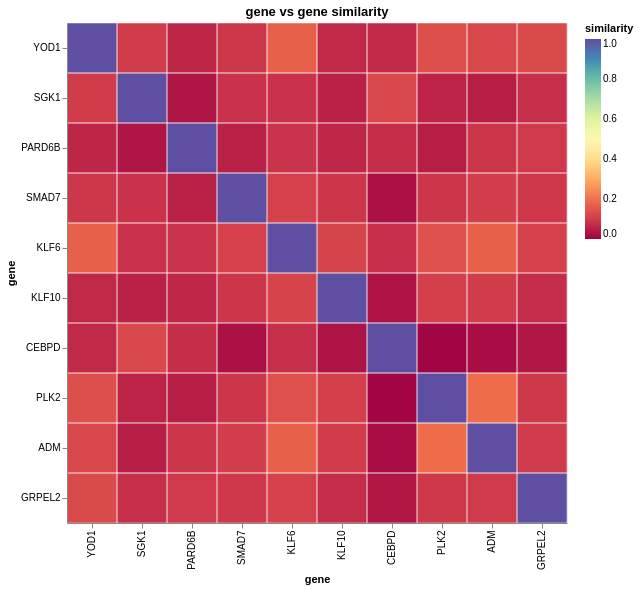

This figure's notebook cell:
### Code cell
df1 = data.similarities["gene_gene_sim_ntr"]
plot_heatmap(df1, "gene")

### Figure 1 — Vega-Lite specification as saved in the notebook (floating-point values rounded to 4 significant figures)
{"config": {"view": {"continuousWidth": 300, "continuousHeight": 300}}, "layer": [{"mark": {"type": "rect"}, "encoding": {"color": {"field": "similarity", "legend": {"title": "similarity"}, "scale": {"domain": [0, 1], "scheme": "spectral"}, "type": "quantitative"}, "x": {"field": "index", "sort": null, "title": "gene", "type": "nominal"}, "y": {"field": "variable", "sort": null, "title": "gene", "type": "nominal"}}, "title": "gene vs gene similarity"}, {"mark": {"type": "rect", "fill": "transparent", "stroke": "white", "strokeWidth": 0.5}, "encoding": {"tooltip": [{"field": "index", "title": "gene x", "type": "nominal"}, {"field": "variable", "title": "gene y", "type": "nominal"}, {"field": "similarity", "format": ".3f", "title": "similarity", "type": "quantitative"}], "x": {"field": "index", "sort": null, "type": "nominal"}, "y": {"field": "variable", "sort": null, "type": "nominal"}}, "title": "gene vs gene similarity"}], "data": {"name": "data-efab108584c1e9b643cc28d5e80c9d20"}, "height": {"step": 50}, "width": {"step": 50}, "$schema": "https://vega.github.io/schema/vega-lite/v6.1.0.json", "datasets": {"data-efab108584c1e9b643cc28d5e80c9d20": [{"index": "YOD1", "variable": "YOD1", "similarity": 1.0}, {"index": "SGK1", "variable": "YOD1", "similarity": 0.1001}, {"index": "PARD6B", "variable": "YOD1", "similarity": 0.06257}, {"index": "SMAD7", "variable": "YOD1", "similarity": 0.09171}, {"index": "KLF6", "variable": "YOD1", "similarity": 0.1691}, {"index": "KLF10", "variable": "YOD1", "similarity": 0.06595}, {"index": "CEBPD", "variable": "YOD1", "similarity": 0.06723}, {"index": "PLK2", "variable": "YOD1", "similarity": 0.1364}, {"index": "ADM", "variable": "YOD1", "similarity": 0.1226}, {"index": "GRPEL2", "variable": "YOD1", "similarity": 0.1271}, {"index": "YOD1", "variable": "SGK1", "similarity": 0.1001}, {"index": "SGK1", "variable": "SGK1", "similarity": 1.0}, {"index": "PARD6B", "variable": "SGK1", "similarity": 0.03612}, {"index": "SMAD7", "variable": "SGK1", "similarity": 0.08364}, {"index": "KLF6", "variable": "SGK1", "similarity": 0.08334}, {"index": "KLF10", "variable": "SGK1", "similarity": 0.05383}, {"index": "CEBPD", "variable": "SGK1", "similarity": 0.1251}, {"index": "PLK2", "variable": "SGK1", "similarity": 0.05793}, {"index": "ADM", "variable": "SGK1", "similarity": 0.04956}, {"index": "GRPEL2", "variable": "SGK1", "similarity": 0.07737}, {"index": "YOD1", "variable": "PARD6B", "similarity": 0.06257}, {"index": "SGK1", "variable": "PARD6B", "similarity": 0.03612}, {"index": "PARD6B", "variable": "PARD6B", "similarity": 1.0}, {"index": "SMAD7", "variable": "PARD6B", "similarity": 0.05467}, {"index": "KLF6", "variable": "PARD6B", "similarity": 0.0858}, {"index": "KLF10", "variable": "PARD6B", "similarity": 0.06436}, {"index": "CEBPD", "variable": "PARD6B", "similarity": 0.07684}, {"index": "PLK2", "variable": "PARD6B", "similarity": 0.04942}, {"index": "ADM", "variable": "PARD6B", "similarity": 0.0876}, {"index": "GRPEL2", "variable": "PARD6B", "similarity": 0.09542}, {"index": "YOD1", "variable": "SMAD7", "similarity": 0.09171}, {"index": "SGK1", "variable": "SMAD7", "similarity": 0.08364}, {"index": "PARD6B", "variable": "SMAD7", "similarity": 0.05467}, {"index": "SMAD7", "variable": "SMAD7", "similarity": 1.0}, {"index": "KLF6", "variable": "SMAD7", "similarity": 0.1103}, {"index": "KLF10", "variable": "SMAD7", "similarity": 0.08969}, {"index": "CEBPD", "variable": "SMAD7", "similarity": 0.02795}, {"index": "PLK2", "variable": "SMAD7", "similarity": 0.09043}, {"index": "ADM", "variable": "SMAD7", "similarity": 0.1044}, {"index": "GRPEL2", "variable": "SMAD7", "similarity": 0.0937}, {"index": "YOD1", "variable": "KLF6", "similarity": 0.1691}, {"index": "SGK1", "variable": "KLF6", "similarity": 0.08334}, {"index": "PARD6B", "variable": "KLF6", "similarity": 0.0858}, {"index": "SMAD7", "variable": "KLF6", "similarity": 0.1103}, {"index": "KLF6", "variable": "KLF6", "similarity": 1.0}, {"index": "KLF10", "variable": "KLF6", "similarity": 0.1143}, {"index": "CEBPD", "variable": "KLF6", "similarity": 0.07722}, {"index": "PLK2", "variable": "KLF6", "similarity": 0.1386}, {"index": "ADM", "variable": "KLF6", "similarity": 0.1691}, {"index": "GRPEL2", "variable": "KLF6", "similarity": 0.1093}, {"index": "YOD1", "variable": "KLF10", "similarity": 0.06595}, {"index": "SGK1", "variable": "KLF10", "similarity": 0.05383}, {"index": "PARD6B", "variable": "KLF10", "similarity": 0.06436}, {"index": "SMAD7", "variable": "KLF10", "similarity": 0.08969}, {"index": "KLF6", "variable": "KLF10", "similarity": 0.1143}, {"index": "KLF10", "variable": "KLF10", "similarity": 1.0}, {"index": "CEBPD", "variable": "KLF10", "similarity": 0.02969}, {"index": "PLK2", "variable": "KLF10", "similarity": 0.1068}, {"index": "ADM", "variable": "KLF10", "similarity": 0.0998}, {"index": "GRPEL2", "variable": "KLF10", "similarity": 0.07375}, {"index": "YOD1", "variable": "CEBPD", "similarity": 0.06723}, {"index": "SGK1", "variable": "CEBPD", "similarity": 0.1251}, {"index": "PARD6B", "variable": "CEBPD", "similarity": 0.07684}, {"index": "SMAD7", "variable": "CEBPD", "similarity": 0.02795}, {"index": "KLF6", "variable": "CEBPD", "similarity": 0.07722}, {"index": "KLF10", "variable": "CEBPD", "similarity": 0.02969}, {"index": "CEBPD", "variable": "CEBPD", "similarity": 1.0}, {"index": "PLK2", "variable": "CEBPD", "similarity": 0.006355}, {"index": "ADM", "variable": "CEBPD", "similarity": 0.02097}, {"index": "GRPEL2", "variable": "CEBPD", "similarity": 0.03776}, {"index": "YOD1", "variable": "PLK2", "similarity": 0.1364}, {"index": "SGK1", "variable": "PLK2", "similarity": 0.05793}, {"index": "PARD6B", "variable": "PLK2", "similarity": 0.04942}, {"index": "SMAD7", "variable": "PLK2", "similarity": 0.09043}, {"index": "KLF6", "variable": "PLK2", "similarity": 0.1386}, {"index": "KLF10", "variable": "PLK2", "similarity": 0.1068}, {"index": "CEBPD", "variable": "PLK2", "similarity": 0.006355}, {"index": "PLK2", "variable": "PLK2", "similarity": 1.0}, {"index": "ADM", "variable": "PLK2", "similarity": 0.1924}, {"index": "GRPEL2", "variable": "PLK2", "similarity": 0.09419}, {"index": "YOD1", "variable": "ADM", "similarity": 0.1226}, {"index": "SGK1", "variable": "ADM", "similarity": 0.04956}, {"index": "PARD6B", "variable": "ADM", "similarity": 0.0876}, {"index": "SMAD7", "variable": "ADM", "similarity": 0.1044}, {"index": "KLF6", "variable": "ADM", "similarity": 0.1691}, {"index": "KLF10", "variable": "ADM", "similarity": 0.0998}, {"index": "CEBPD", "variable": "ADM", "similarity": 0.02097}, {"index": "PLK2", "variable": "ADM", "similarity": 0.1924}, {"index": "ADM", "variable": "ADM", "similarity": 1.0}, {"index": "GRPEL2", "variable": "ADM", "similarity": 0.09805}, {"index": "YOD1", "variable": "GRPEL2", "similarity": 0.1271}, {"index": "SGK1", "variable": "GRPEL2", "similarity": 0.07737}, {"index": "PARD6B", "variable": "GRPEL2", "similarity": 0.09542}, {"index": "SMAD7", "variable": "GRPEL2", "similarity": 0.0937}, {"index": "KLF6", "variable": "GRPEL2", "similarity": 0.1093}, {"index": "KLF10", "variable": "GRPEL2", "similarity": 0.07375}, {"index": "CEBPD", "variable": "GRPEL2", "similarity": 0.03776}, {"index": "PLK2", "variable": "GRPEL2", "similarity": 0.09419}, {"index": "ADM", "variable": "GRPEL2", "similarity": 0.09805}, {"index": "GRPEL2", "variable": "GRPEL2", "similarity": 1.0}]}}
